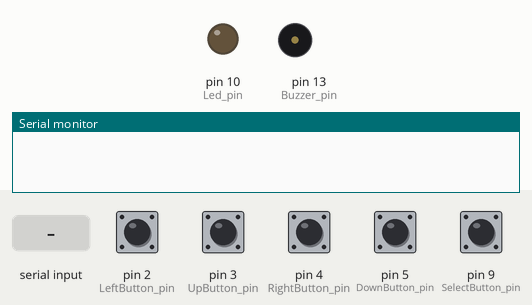
Recording of a sketch running on a simulated Arduino Uno, built with avr-gcc and run on an emulated ATmega328P. Parts: output pins drawn as LEDs (lit = HIGH), buzzer (waves = sounding, pin HIGH), the last lines printed to the serial monitor. The inputs (shaded band) are chosen by the test bench; at power-on: pin 2 (LeftButton_pin), pin 3 (UpButton_pin), pin 4 (RightButton_pin), pin 5 (DownButton_pin), pin 9 (SelectButton_pin) HIGH.

Above: at 1.2 s.
1.3 s: pin 9 (SelectButton_pin) pulled LOW for 1 s
At 1.42 s:
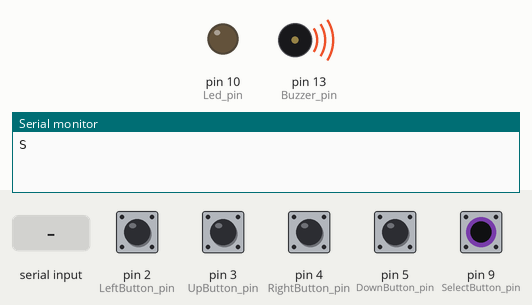
3.8 s: "F" received over Serial
At 5.6 s:
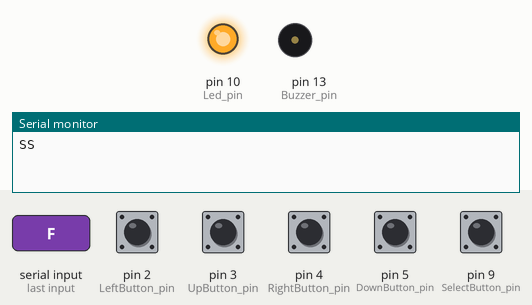
Timing chart, 0 to 7.3 s (numbered marks = the images above; inputs shaded):
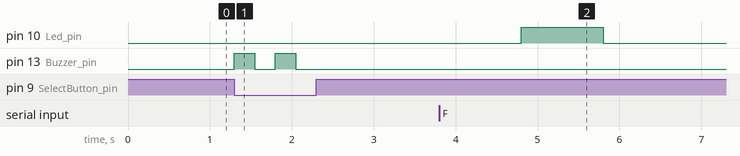

The sketch:

arduinoController.ino
```cpp
void setup() {
  pinMode(10,OUTPUT); //Led pin
  pinMode(2,INPUT_PULLUP); //LeftButton pin
  pinMode(3,INPUT_PULLUP); //UpButton pin
  pinMode(4,INPUT_PULLUP); //RightButton pin
  pinMode(5,INPUT_PULLUP); //DownButton pin
  pinMode(9,INPUT_PULLUP); //SelectButton pin
  pinMode(13,OUTPUT); //Buzzer pin
  Serial.begin(9600);
}
void loop() {
  if(digitalRead(2)==LOW){
    Serial.write("L");
    delay(500);
  }
  if(digitalRead(3)==LOW){
    Serial.write("U");
    delay(500);
  }
  if(digitalRead(4)==LOW){
    Serial.write("R");
    delay(500);
  }
  if(digitalRead(5)==LOW){
    Serial.write("D");
    delay(500);
  }
  if(digitalRead(9)==LOW){
    Serial.write("S");
    digitalWrite(13,HIGH);
    delay(250);
    digitalWrite(13,LOW);
    delay(250);
  }
  if(Serial.available()){
    String message = Serial.readString();
    if (message=="F"){
      digitalWrite(10,HIGH);
      delay(1000);
      digitalWrite(10,LOW);
      delay(1000);
      noTone(12);
    }
    if (message=="M"){
      digitalWrite(13,HIGH);
      delay(100);
      digitalWrite(13,LOW);
      delay(100);
      digitalWrite(13,HIGH);
      delay(100);
      digitalWrite(13,LOW);
      delay(100);
    }
  }
}
```

Measured:
- after the input at 1.3 s, pin 13 (Buzzer_pin): alternates HIGH for 0.25 s and LOW for 0.25 s, 4 changes in all, then stays LOW, starting at once
- after the input at 3.8 s, pin 10 (Led_pin): LOW → HIGH after 1.0 s, → LOW 1.0 s later
